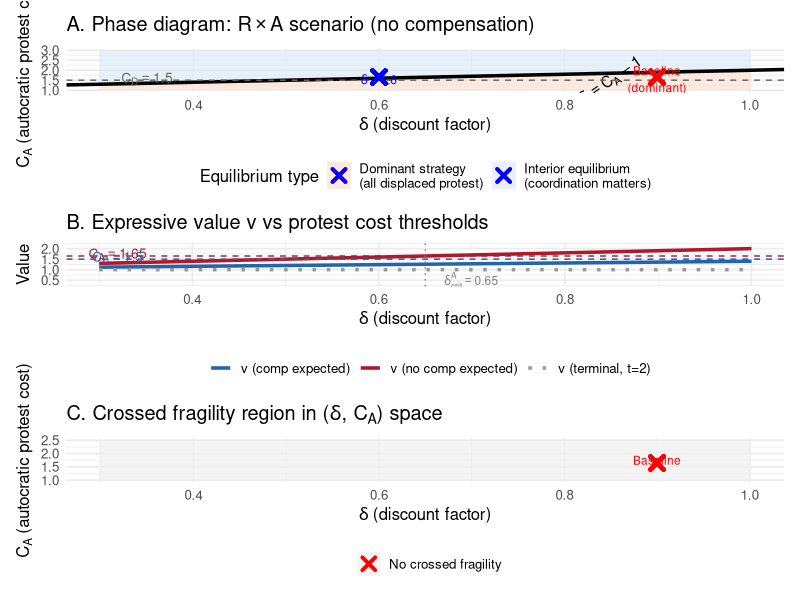

Recreate this plot in R.
#!/usr/bin/env Rscript
# Parameter space exploration: phase diagram (delta, C_A)
# Shows when protest becomes dominant strategy vs interior equilibrium

library(ggplot2)
library(patchwork)

# --- Parameters ---
B <- 0.6
C_D <- 1.5
omega_R <- 0.30
omega_T1 <- 0.05
omega_T2 <- 0.60
pi_fall_D <- 0.20
pi_fall_A <- 0.05
pi_comp_D <- 0.07

# --- Analytical boundaries ---
# Dominant strategy boundary (no comp expected): delta > C_x - 1
# Dominant strategy boundary (comp expected): delta > (C_x - 1) / (1-B)
# Interior equilibrium protest: pi* = 1 - v/C_x (single-state approx)

# --- Figure 1: Phase diagram in (delta, C_A) space ---
delta_grid <- seq(0.3, 1.0, length.out = 200)
CA_grid <- seq(1.0, 3.0, length.out = 200)

df <- expand.grid(delta = delta_grid, C_A = CA_grid)

# For R x A (no comp expected): v = 1 + delta
df$v_RxA <- 1 + df$delta
df$dominant_RxA <- df$v_RxA > df$C_A
# Boundary: delta = C_A - 1
df$boundary_RxA <- df$C_A - 1

# For R x D (comp expected): v = 1 + delta*(1-B)
df$v_RxD <- 1 + df$delta * (1 - B)
df$dominant_RxD <- df$v_RxD > C_D  # uses C_D, not C_A

# Interior protest for R x A: pi* = 1 - v/C_A (if v < C_A)
df$pi_RxA <- ifelse(df$v_RxA < df$C_A,
                     pmax(0, 1 - df$v_RxA / df$C_A),
                     df$omega_R_dom <- omega_R)  # dominant: pi = Omega
df$pi_RxA[df$dominant_RxA] <- omega_R * (2 - omega_R)  # Omega_2^R

# Classify regions for R x A
df$region_RxA <- ifelse(df$v_RxA >= df$C_A, "Dominant strategy\n(all displaced protest)",
                  ifelse(1 - df$v_RxA / df$C_A > 0, "Interior equilibrium\n(coordination matters)",
                         "No protest"))

fig1 <- ggplot(df, aes(x = delta, y = C_A, fill = region_RxA)) +
  geom_raster(alpha = 0.7) +
  geom_abline(intercept = 1, slope = 1, linewidth = 1.2, color = "black", linetype = "solid") +
  annotate("text", x = 0.85, y = 1.5, label = expression(delta == C[A] - 1),
           angle = 35, size = 4, fontface = "bold") +
  geom_hline(yintercept = C_D, linetype = "dashed", color = "gray40") +
  annotate("text", x = 0.35, y = C_D + 0.05, label = expression(C[D] == 1.5),
           size = 3.5, color = "gray40") +
  geom_point(aes(x = 0.9, y = 1.65), color = "red", size = 3, shape = 4, stroke = 2) +
  annotate("text", x = 0.9, y = 1.55, label = "Baseline\n(dominant)", size = 3, color = "red") +
  geom_point(aes(x = 0.6, y = 1.65), color = "blue", size = 3, shape = 4, stroke = 2) +
  annotate("text", x = 0.6, y = 1.55, label = expression(delta == 0.6), size = 3, color = "blue") +
  scale_fill_manual(values = c(
    "Dominant strategy\n(all displaced protest)" = "#fee0d2",
    "Interior equilibrium\n(coordination matters)" = "#deebf7",
    "No protest" = "#e5f5e0"
  ), name = "Equilibrium type") +
  labs(
    x = expression(delta ~ "(discount factor)"),
    y = expression(C[A] ~ "(autocratic protest cost)"),
    title = expression("A. Phase diagram: R" %*% "A scenario (no compensation)")
  ) +
  theme_minimal(base_size = 12) +
  theme(legend.position = "bottom")

# --- Figure 2: v and C_x as functions of delta ---
df2 <- data.frame(delta = seq(0.3, 1.0, length.out = 100))
df2$v_no_comp <- 1 + df2$delta        # v without comp expected
df2$v_comp <- 1 + df2$delta * (1 - B) # v with comp expected (R x D)
df2$v_t2 <- 1                          # v in t=2 without comp (terminal)

fig2 <- ggplot(df2, aes(x = delta)) +
  geom_line(aes(y = v_no_comp, color = "v (no comp expected)"), linewidth = 1.2) +
  geom_line(aes(y = v_comp, color = "v (comp expected)"), linewidth = 1.2) +
  geom_line(aes(y = v_t2, color = "v (terminal, t=2)"), linewidth = 1.2, linetype = "dotted") +
  geom_hline(yintercept = 1.65, linetype = "dashed", color = "#b2182b") +
  geom_hline(yintercept = C_D, linetype = "dashed", color = "#2166ac") +
  annotate("text", x = 0.32, y = 1.70, label = expression(C[A] == 1.65),
           size = 3.5, color = "#b2182b") +
  annotate("text", x = 0.32, y = C_D + 0.05, label = expression(C[D] == 1.5),
           size = 3.5, color = "#2166ac") +
  geom_vline(xintercept = 0.65, linetype = "dotted", color = "gray50") +
  annotate("text", x = 0.67, y = 0.5, label = expression(delta[crit]^A == 0.65),
           size = 3, color = "gray50", hjust = 0) +
  scale_color_manual(values = c(
    "v (no comp expected)" = "#b2182b",
    "v (comp expected)" = "#2166ac",
    "v (terminal, t=2)" = "gray60"
  ), name = "") +
  labs(
    x = expression(delta ~ "(discount factor)"),
    y = "Value",
    title = "B. Expressive value v vs protest cost thresholds"
  ) +
  theme_minimal(base_size = 12) +
  theme(legend.position = "bottom") +
  ylim(0.3, 2.2)

# --- Figure 3: Crossed fragility parameter window ---
# For each delta, compute whether all 4 scenarios produce crossed fragility
df3 <- data.frame(delta = seq(0.3, 1.0, length.out = 200))

check_crossed <- function(d, ca) {
  # R x D: comp expected, v = 1 + d*(1-B)
  v_RxD <- 1 + d * (1 - B)
  pi_RxD <- max(0, 1 - v_RxD / C_D)
  RxD_comp <- pi_RxD > pi_comp_D  # voice trigger
  RxD_stable <- pi_RxD < pi_fall_D

  # T x D t=2: no comp, v = 1
  pi_TxD <- max(0, 1 - 1 / C_D)
  TxD_falls <- pi_TxD > pi_fall_D

  # R x A t=2: no comp, v = 1
  v_RxA_t2 <- 1
  if (v_RxA_t2 >= ca) {
    pi_RxA <- omega_R * (2 - omega_R)
  } else {
    pi_RxA <- max(0, 1 - v_RxA_t2 / ca)
  }
  RxA_falls <- pi_RxA > pi_fall_A

  # T x A: elite sees, comp by decree, v = 1-B
  v_TxA <- 1 - B
  if (v_TxA >= ca) {
    pi_TxA <- omega_T1 + (1 - omega_T1) * omega_T2
  } else {
    pi_TxA <- max(0, 1 - v_TxA / ca)
  }
  TxA_stable <- pi_TxA <= pi_fall_A

  return(RxD_comp & RxD_stable & TxD_falls & RxA_falls & TxA_stable)
}

CA_sweep <- seq(1.0, 2.5, length.out = 200)
df4 <- expand.grid(delta = seq(0.3, 1.0, length.out = 200), C_A = CA_sweep)
df4$crossed <- mapply(check_crossed, df4$delta, df4$C_A)

fig3 <- ggplot(df4, aes(x = delta, y = C_A, fill = crossed)) +
  geom_raster(alpha = 0.7) +
  scale_fill_manual(values = c("TRUE" = "#deebf7", "FALSE" = "#f0f0f0"),
                    labels = c("No crossed fragility", "Crossed fragility holds"),
                    name = "") +
  geom_point(aes(x = 0.9, y = 1.65), color = "red", size = 3, shape = 4, stroke = 2) +
  annotate("text", x = 0.9, y = 1.75, label = "Baseline", size = 3, color = "red") +
  labs(
    x = expression(delta ~ "(discount factor)"),
    y = expression(C[A] ~ "(autocratic protest cost)"),
    title = expression("C. Crossed fragility region in (" * delta * ", " * C[A] * ") space")
  ) +
  theme_minimal(base_size = 12) +
  theme(legend.position = "bottom")

# Combine
fig_combined <- fig1 / fig2 / fig3
ggsave("figures/fig_parameter_space_v2.pdf", fig_combined, width = 8, height = 14)

cat("Figure saved: figures/fig_parameter_space_v2.pdf\n")

# Print key boundaries
cat("\n--- Key boundaries ---\n")
cat(sprintf("Dominant strategy (no comp): delta > C_A - 1\n"))
cat(sprintf("  At C_A = 1.65: delta_crit = %.2f\n", 1.65 - 1))
cat(sprintf("  At C_A = 2.00: delta_crit = %.2f\n", 2.00 - 1))
cat(sprintf("Dominant strategy (comp expected): delta > (C_A - 1)/(1-B)\n"))
cat(sprintf("  At C_A = 1.65: delta_crit = %.2f (never with delta <= 1)\n", (1.65-1)/(1-B)))
